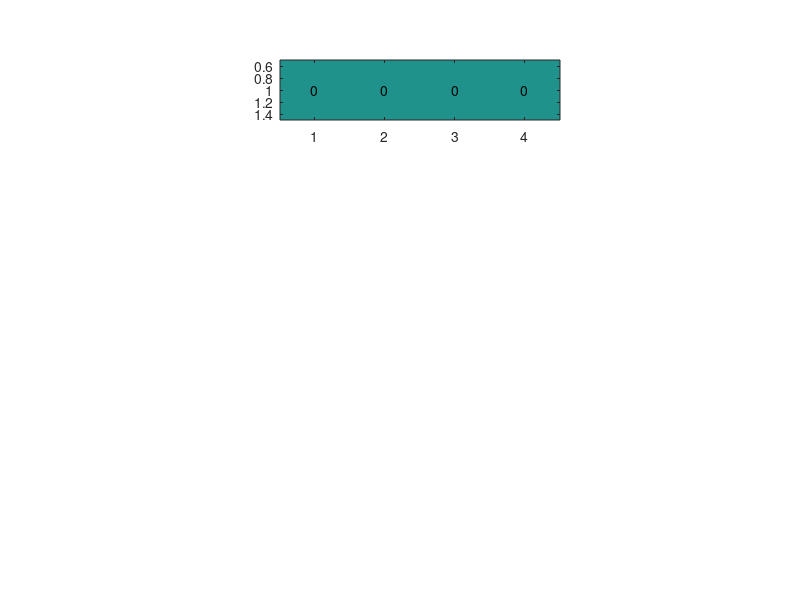

The MATLAB script that drew this image: (Note: this script raises an error after producing the figure.)
%% Tester Script that calls mouse_network function
clearvars

cd('C:\Users\kfcho\Documents\GitHub\MouseSpatialGrid')
addpath('mechs')
addpath('dependencies')
addpath('eval_scripts')
addpath('genlib')
addpath(genpath('../dynasim'))

%% load IC spikes, convert cell array into binary array
y=1;
x=1;
ICdir = '151137';
ICdirPath = ['import' filesep ICdir filesep];
% ICdirPath = 'Z:\eng_research_hrc_binauralhearinglab\Model-Junzi_files_backup-remove_when_copied\V21\STRFs\163857\'
ICstruc = dir([ICdirPath '*.mat']);

plot_rasters = 0;

performanceMax=zeros(1,16);
pMaxm0=zeros(1,4);
pMaxs0=zeros(1,4);
maxTaus0=zeros(1,4);
maxTaum0=zeros(1,4);
maxTau=zeros(1,16);
diagConfigs = [6,12,18,24];
for z = 1:length(ICstruc)
    load([ICdirPath ICstruc(z).name],'t_spiketimes');
    temp = cellfun(@max,t_spiketimes,'UniformOutput',false);
    tmax = max([temp{:}]);
    spks = zeros(20,4,tmax); %I'm storing spikes in a slightly different way...
    for j = 1:size(t_spiketimes,1) %trials [1:10]
        for k = 1:size(t_spiketimes,2) %neurons [(1:4),(1:4)]
            if k < 5 %song 1
                spks(j,k,round(t_spiketimes{j,k})) = 1;
            else
                spks(j+10,k-4,round(t_spiketimes{j,k})) = 1;
            end
        end
    end

    % save spk file
%     study_dir = fullfile(pwd, 'run', mfilename, filesep, num2str(z));
    study_dir = fullfile(pwd, 'run', num2str(z));
    if exist(study_dir, 'dir')
      rmdir(study_dir, 's');
    end
    mkdir(fullfile(study_dir, 'solve'));
    save(fullfile(study_dir, 'solve','IC_spks.mat'),'spks');

    if ICstruc(z).name(2)=='0'
        [performance, tau]= mouse_network(study_dir,size(spks,3),plot_rasters);
        % Take the max of the performance
        pMaxs0(z)=max(performance);
        maxTaus0(z)=mean(tau(max(performance)==performance));

    elseif ICstruc(z).name(4)=='0' %target only
%         figure;
%         for ii = 1:4
%             subplot(1,4,ii)
%             plotSpikeRasterFs(logical(squeeze(spks(:,ii,:))), 'PlotType','vertline');
%             xlim([0 2000])
%         end
        [performance, tau]= mouse_network(study_dir,size(spks,3),plot_rasters);
        % Take the max of the performance
        pMaxm0(y)=max(performance);
        maxTaum0(y)=mean(tau(max(performance)==performance));
        y= y+1;
    else
        [performance, tau]= mouse_network(study_dir,size(spks,3),plot_rasters);
        % Take the max of the performance
        performanceMax(x)=max(performance);
        maxTau(x)=mean(tau(max(performance)==performance));
        x=x+1;
    end
end


%% output 1 by 4 grid of only masker
figure
textColorThresh = 70;
l=num2cell(round(pMaxm0));
l= cellfun(@num2str, l,'UniformOutput', false);
positionVector = [0.35 0.8 0.35 0.1];
subplot('Position',positionVector)
im=imagesc(pMaxm0);
x = [1,2,3,4];
y=[1,1,1,1];
t= text(x(:),y(:), l, 'HorizontalAlignment', 'Center');
for i= 1:4
    t(i).FontSize=12;
    if pMaxm0(i)>textColorThresh
        t(i).Color = 'k';
    else
        t(i).Color= 'w';
    end
end
colormap('parula'); % this makes the boxes blue
caxis([50 100])
% output 1 by 4 grid of only target
l=num2cell(round(pMaxs0));
l= cellfun(@num2str, l,'UniformOutput', false);
positionVector = [0.35 0.65 0.35 0.1];
subplot('Position',positionVector)
im=imagesc(pMaxs0);
x = [1,2,3,4];
y=[1,1,1,1];
t= text(x(:),y(:), l, 'HorizontalAlignment', 'Center');
for i= 1:4
    t(i).FontSize=12;
    if pMaxs0(i)>textColorThresh
        t(i).Color = 'k';
    else
        t(i).Color= 'w';
    end
end
colormap('parula'); % this makes the boxes blue
caxis([50 100])
% output- 4 by 4 grid- calculate in a seperate script
% plot the matrix similar to the that on the paper- imagesc()
mat = reshape(performanceMax,4,4);
mat = flipud(mat);
l = num2cell(round(mat));
l = cellfun(@num2str, l,'UniformOutput', false);
positionVector = [0.35 0.15 0.4 0.4];
subplot('Position',positionVector)
im=imagesc(mat);
x = repmat(1:4,4,1);
y=x';
t= text(x(:),y(:), l, 'HorizontalAlignment', 'Center');
for i= 1:16
    t(i).FontSize=12;
    if mat(i)>textColorThresh
        t(i).Color = 'k';
    else
        t(i).Color= 'w';
    end
end
colormap('parula'); % this makes the boxes blue
colorbar;
caxis([50 100])
xlabel('song location')
ylabel('masker location')
yticks(1:4)
yticklabels({'90','45','0','-90'})
xticks(1:4)
xticklabels({'-90','0','45','90'})
set(gca,'fontsize',12)
%positionVector = [x0+subplotloc*(dx+lx) y0 lx ly];
%subplot('Position',positionVector)
